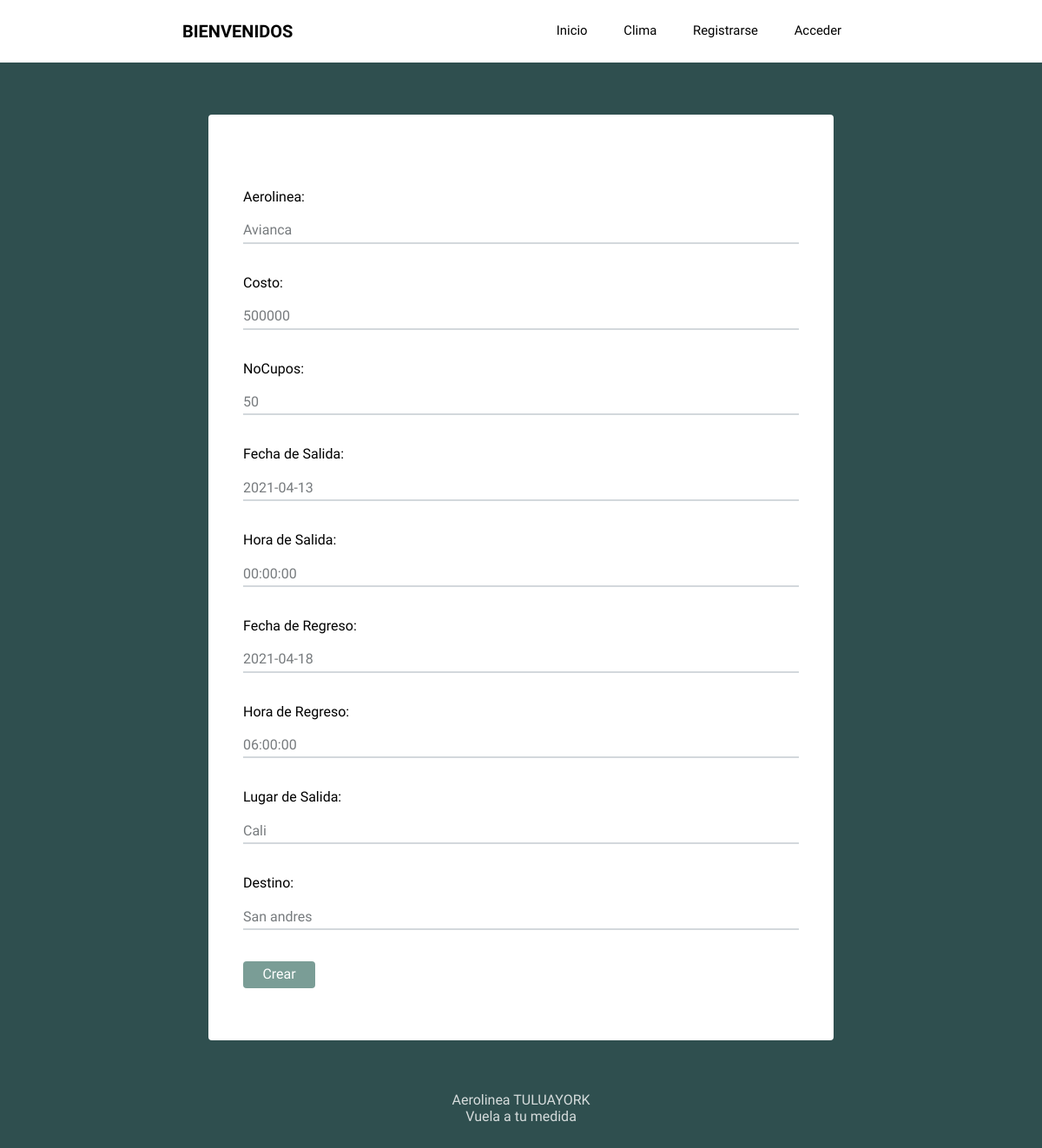
/editar_vuelo/2, run on the app's committed database.
### Tuluayork/models.py (models this page shows, shortened)
class Vuelos(models.Model):
    id = models.AutoField(primary_key=True)
    aerolinea = models.CharField(max_length= 200, blank= False, null= False)
    costo = models.IntegerField(blank= False, null= False)
    NoCupos = models.IntegerField(blank= False, null= False)
    fechaSalida = models.DateField(max_length= 200, blank= False, null= False)
    fechaLlegada = models.DateField(max_length= 200, blank= False, null= False)
    horaSalida = models.TimeField(max_length= 200, blank= False, null= False)
    horaLlegada = models.TimeField(max_length= 200, blank= False, null= False)
    LugarSalida = models.CharField(max_length= 200, blank= False, null= False)
    Destino = models.CharField(max_length= 200, blank= False, null= False)
    Requisitos = models.TextField(max_length= 200, blank= False, null= False, default= 'COVID 19')
    InfoAdicional = models.TextField(max_length= 200, blank= False, null= False, default= 'COVID 19')
    estado = models.BooleanField('Estado', default = True)
    class Meta:
        verbose_name = 'Vuelo'
        verbose_name_plural = 'Vuelos'
        ordering = ['aerolinea']

### Tuluayork/views.py (the view)
# urls.py: path('editar_vuelo/<int:id>', views.editarVuelo, name ='editar_vuelo'),
def editarVuelo(request, id):
    vuelo_form  = None
    error = None
    try:
        vuelo = Vuelos.objects.get(id = id)
        if request.method == 'GET':
            vuelo_form = VuelosForm(instance = vuelo)
        else:
            vuelo_form = VuelosForm(request.POST, instance = vuelo)
            if vuelo_form.is_valid():
                vuelo_form.save()
            return redirect('mostarVuelos')
    except ObjectDoesNotExist as e:
        error = e
    return render(request, 'Tuluayork/crear_vuelo.html', {'vuelo_form': vuelo_form, 'error': error})

### Tuluayork/forms.py
class VuelosForm(forms.ModelForm):
    class Meta:
        model = Vuelos
        fields = ['aerolinea', 'costo', 'NoCupos','fechaSalida', 'horaSalida', 'fechaLlegada', 'horaLlegada', 'LugarSalida','Destino']
        labels = {
            'fechaSalida':'Fecha de Salida',
            'fechaLlegada' : 'Fecha de Regreso',
            'horaSalida' : 'Hora de Salida',
            'horaLlegada':'Hora de Regreso',
            'LugarSalida' : 'Lugar de Salida',
        }

### Tuluayork/templates/Tuluayork/crear_vuelo.html (shortened to what this page needs)
{% extends 'Tuluayork/layout.html' %}
{% block content %}
    <form method="POST">
        {{vuelo_form.as_p}}
        <button type="submit">Crear</button>
    </form>
{% endblock content %}

### Tuluayork/static/style.css (style rules this page uses)
body { background: #2F4F4F; font-size: 62.5%; font-family: 'Varela Round', Helvetica, Arial, serif; }
p { font-size: 1rem; }
button { font-size: 1rem; color: white; padding: 0.4rem 1.4rem; border: none; background: #7A9D96; border-radius: 4px; cursor: pointer; }
form { margin: 0; padding: 40px; font-size: 1rem; }
input { width: 100%; border: 0; border-bottom: 2px solid #D3D8DC; outline: 0; background: #fff; padding: 20px 0 4px; margin: 0 0 20px; color: #777B7E; }

### data on the page
Vuelos: aerolinea "Avianca", costo "500000", NoCupos "50", fechaSalida "2021-04-13", horaSalida "00:00:00", fechaLlegada "2021-04-18", horaLlegada "06:00:00", LugarSalida "Cali", Destino "San andres"
